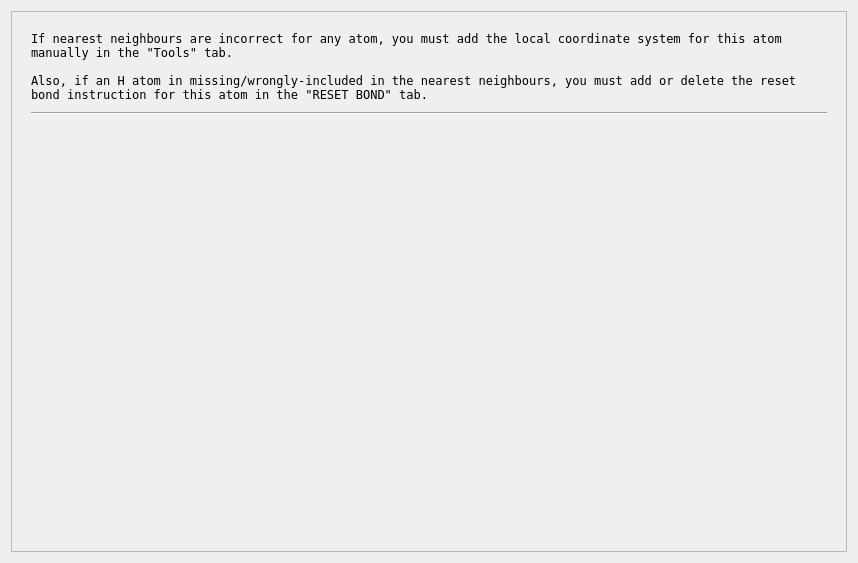
<?xml version="1.0" encoding="UTF-8"?>
<ui version="4.0">
 <class>checkneebs</class>
 <widget class="QWidget" name="checkneebs">
  <property name="geometry">
   <rect>
    <x>0</x>
    <y>0</y>
    <width>858</width>
    <height>563</height>
   </rect>
  </property>
  <property name="font">
   <font>
    <family>Bitstream Vera Sans Mono</family>
    <pointsize>9</pointsize>
   </font>
  </property>
  <property name="windowTitle">
   <string>Check Neighbours</string>
  </property>
  <property name="windowIcon">
   <iconset>
    <normaloff>../res/flatearth.ico</normaloff>../res/flatearth.ico</iconset>
  </property>
  <layout class="QGridLayout" name="gridLayout">
   <item row="0" column="0">
    <widget class="QScrollArea" name="scrollArea">
     <property name="sizeAdjustPolicy">
      <enum>QAbstractScrollArea::AdjustToContentsOnFirstShow</enum>
     </property>
     <property name="widgetResizable">
      <bool>true</bool>
     </property>
     <widget class="QWidget" name="scrollAreaWidgetContents_2">
      <property name="geometry">
       <rect>
        <x>0</x>
        <y>0</y>
        <width>838</width>
        <height>543</height>
       </rect>
      </property>
      <layout class="QGridLayout" name="gridLayout_2">
       <item row="1" column="0">
        <layout class="QVBoxLayout" name="verticalLayout">
         <property name="spacing">
          <number>10</number>
         </property>
         <property name="leftMargin">
          <number>10</number>
         </property>
         <property name="topMargin">
          <number>10</number>
         </property>
         <property name="rightMargin">
          <number>10</number>
         </property>
         <property name="bottomMargin">
          <number>10</number>
         </property>
         <item>
          <widget class="QLabel" name="infoLab">
           <property name="text">
            <string>If nearest neighbours are incorrect for any atom, you must add the local coordinate system for this atom manually in the &quot;Tools&quot; tab.

Also, if an H atom in missing/wrongly-included in the nearest neighbours, you must add or delete the reset bond instruction for this atom in the &quot;RESET BOND&quot; tab.</string>
           </property>
           <property name="wordWrap">
            <bool>true</bool>
           </property>
          </widget>
         </item>
         <item>
          <widget class="Line" name="line">
           <property name="orientation">
            <enum>Qt::Horizontal</enum>
           </property>
          </widget>
         </item>
         <item>
          <layout class="QHBoxLayout" name="horizontalLayout" stretch="0,0,0,0">
           <property name="spacing">
            <number>30</number>
           </property>
           <property name="topMargin">
            <number>0</number>
           </property>
           <item>
            <widget class="QLabel" name="tableLab">
             <property name="text">
              <string/>
             </property>
            </widget>
           </item>
           <item>
            <spacer name="horizontalSpacer_2">
             <property name="orientation">
              <enum>Qt::Horizontal</enum>
             </property>
             <property name="sizeType">
              <enum>QSizePolicy::Fixed</enum>
             </property>
             <property name="sizeHint" stdset="0">
              <size>
               <width>40</width>
               <height>20</height>
              </size>
             </property>
            </spacer>
           </item>
           <item>
            <widget class="QLabel" name="tableLab2">
             <property name="text">
              <string/>
             </property>
             <property name="wordWrap">
              <bool>false</bool>
             </property>
            </widget>
           </item>
           <item>
            <spacer name="horizontalSpacer">
             <property name="orientation">
              <enum>Qt::Horizontal</enum>
             </property>
             <property name="sizeType">
              <enum>QSizePolicy::Expanding</enum>
             </property>
             <property name="sizeHint" stdset="0">
              <size>
               <width>40</width>
               <height>20</height>
              </size>
             </property>
            </spacer>
           </item>
          </layout>
         </item>
         <item>
          <spacer name="verticalSpacer">
           <property name="orientation">
            <enum>Qt::Vertical</enum>
           </property>
           <property name="sizeHint" stdset="0">
            <size>
             <width>20</width>
             <height>40</height>
            </size>
           </property>
          </spacer>
         </item>
        </layout>
       </item>
      </layout>
     </widget>
    </widget>
   </item>
  </layout>
 </widget>
 <resources/>
 <connections/>
</ui>
